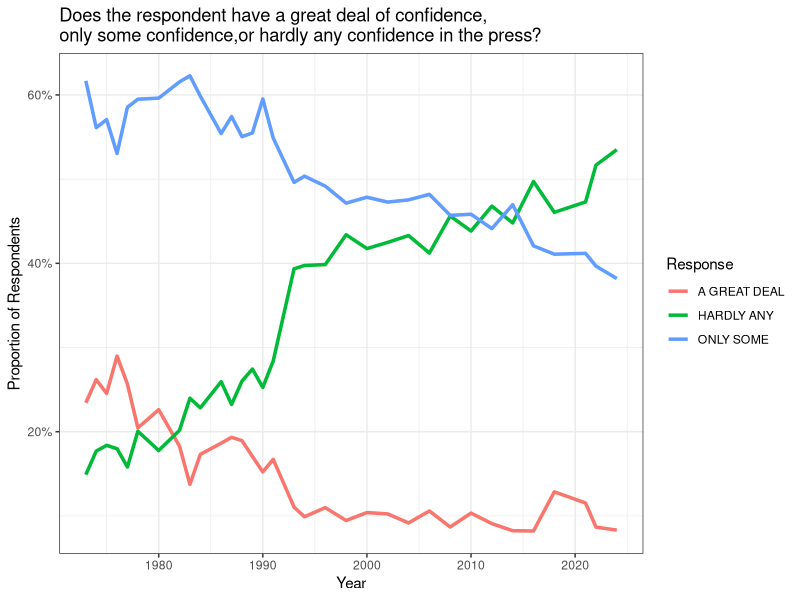
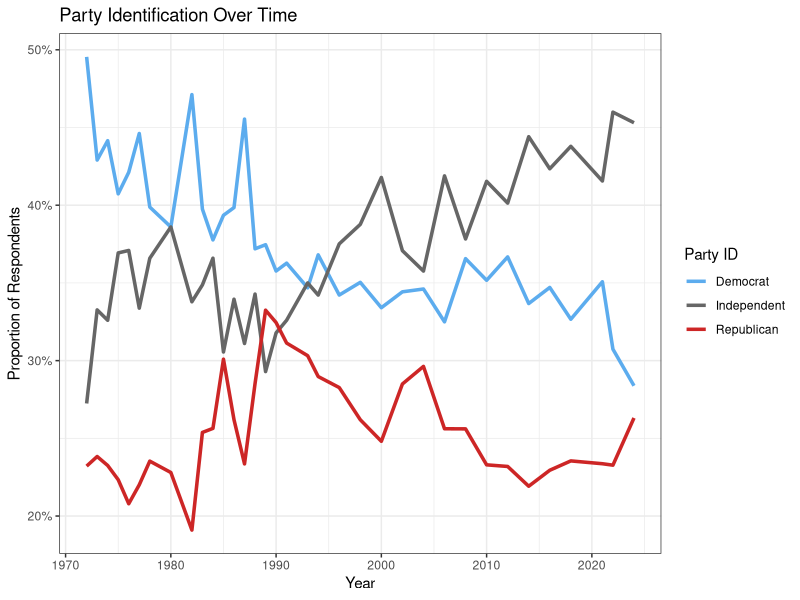
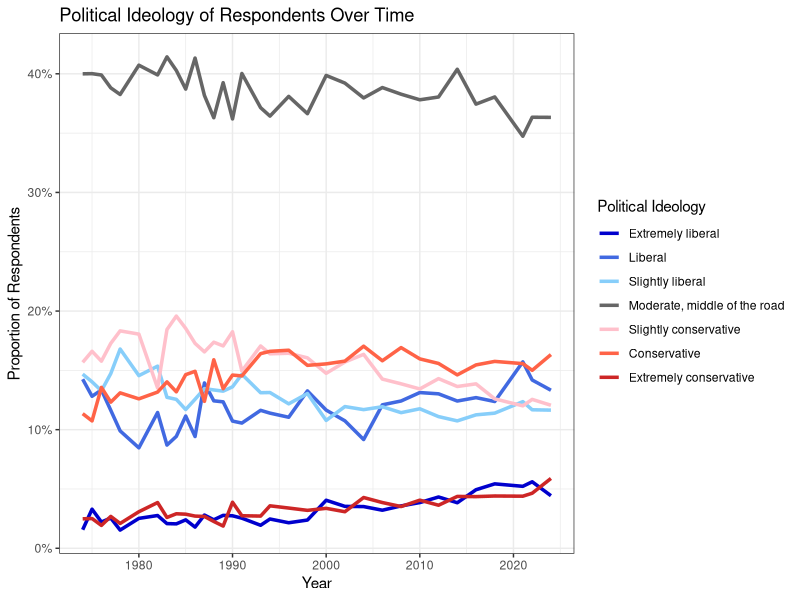
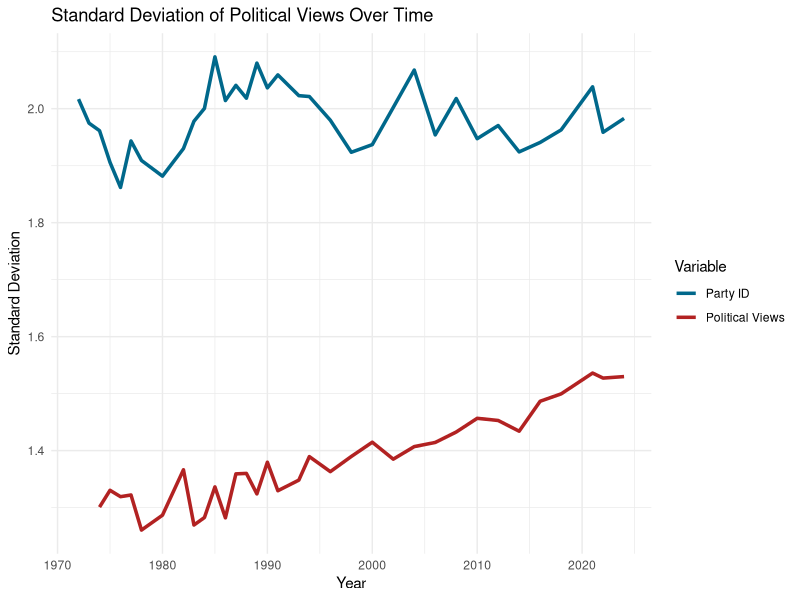
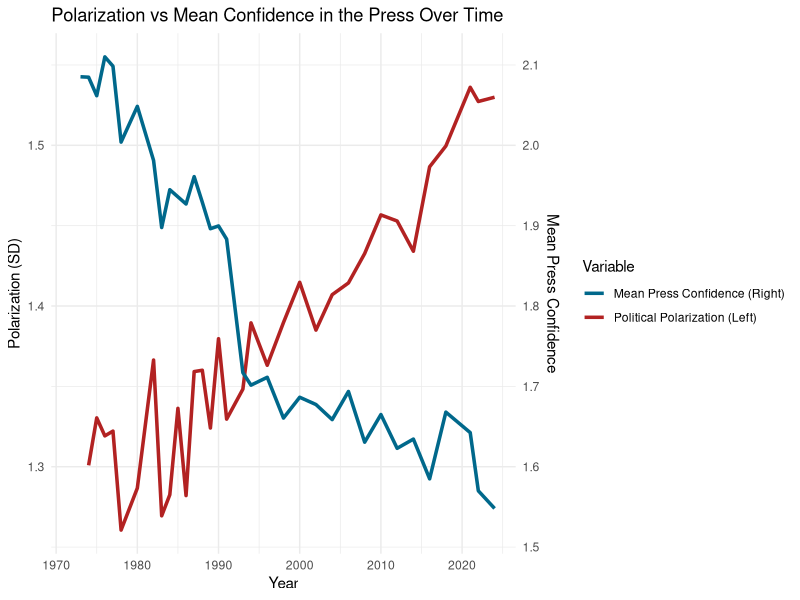
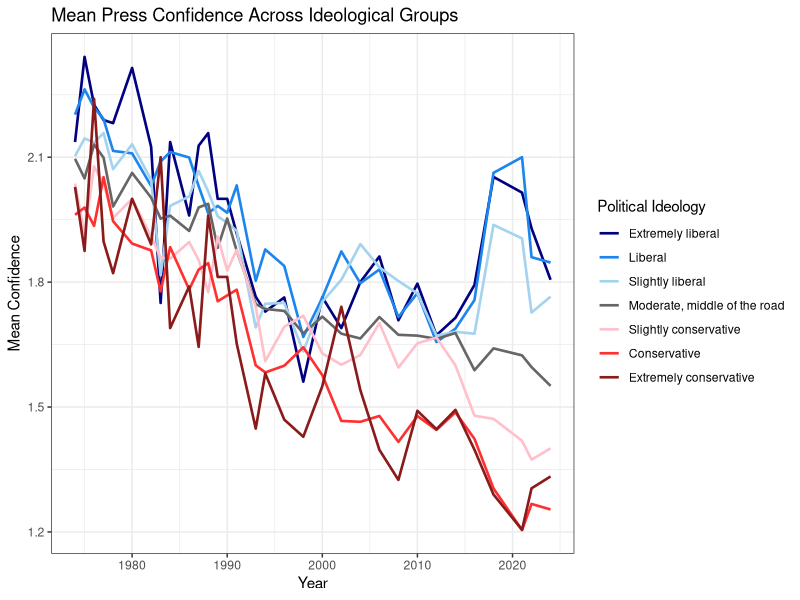
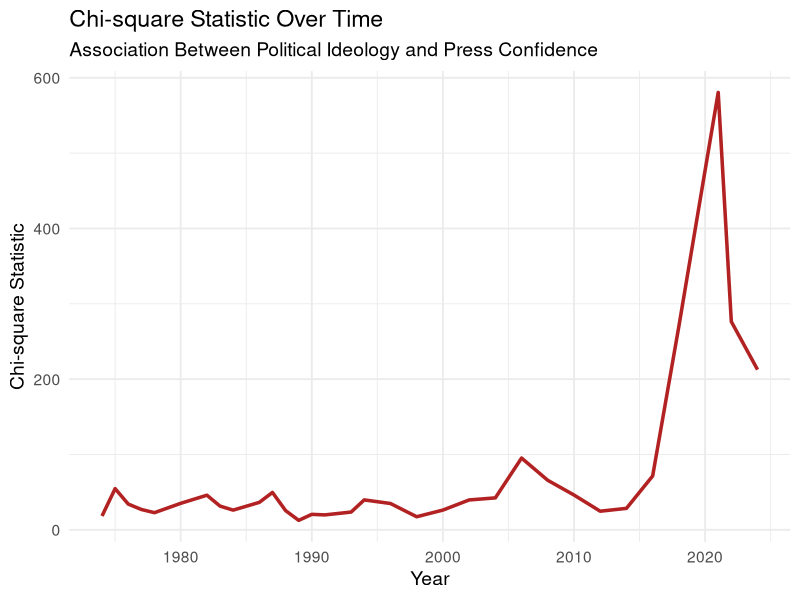
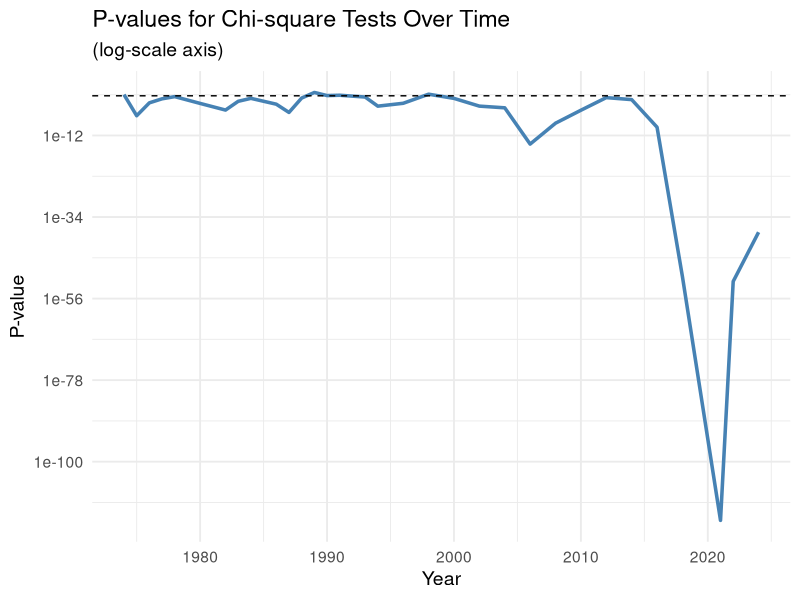

These charts were generated, in order, by the following R code:
## ---- chunk 1
### Load packages
library(tidyverse)
library(readxl)
library(zoo)
library(boot)

### Load data
gss_raw <- read_excel("data/gss_press.xlsx")
## ---- chunk 2
gss <- gss_raw %>%
  mutate(partyid  = ifelse(partyid %in% c(".n:  No answer",
                                          ".d:  Do not Know/Cannot Choose"),
                           NA, partyid),
         conpress = ifelse(conpress %in% c("ONLY SOME",
                                           "HARDLY ANY",
                                           "A GREAT DEAL"),
                           conpress,NA),
         polviews = ifelse(polviews %in% c(".i:  Inapplicable",
                                           ".d:  Do not Know/Cannot Choose",
                                           ".n:  No answer",
                                           ".s:  Skipped on Web"), 
                           NA, polviews)) %>%
  mutate(party3 = case_when(
    partyid %in% c("Strong democrat", 
                   "Not very strong democrat") ~ "Democrat",
    partyid %in% c("Strong republican",
                   "Not very strong republican") ~ "Republican",
    partyid %in% c("Independent (neither, no response)",
                   "Independent, close to republican",
                   "Independent, close to democrat") ~ "Independent")) %>%
  mutate(year = as.numeric(year),
         id_ = as.numeric(id_))

gss_balanced <- gss %>% drop_na()
## ---- chunk 3
# Get counts and proportion for each answer per years
conpress <- gss %>%
  group_by(year,conpress) %>%
  summarise(n = n(), .groups="drop") %>%
  group_by(year) %>%
  drop_na() %>%
  mutate(prop = n / sum(n))

ggplot(conpress, aes(x = year, y = prop, color = conpress)) + 
  geom_line(linewidth = 1.2) + 
  scale_y_continuous(labels = scales::percent) +
  labs(
    title = "Does the respondent have a great deal of confidence,
only some confidence,or hardly any confidence in the press?",
    x = "Year",
    y = "Proportion of Respondents",
    color = "Response"
  ) +
  theme_bw() 
## ---- chunk 4
gss_party_agg <- gss %>%
  group_by(year, party3) %>%
  summarise(n = n(), .groups="drop") %>%
  group_by(year) %>%
  drop_na() %>%
  mutate(prop = n / sum(n))
  
ggplot(gss_party_agg, aes(x = year, y = prop, color = party3)) +
  geom_line(linewidth = 1.2) +
  scale_y_continuous(labels = scales::percent) +
  scale_color_manual(name = "Party ID",
                     values = c("Democrat" = "steelblue2",
                                "Independent" = "gray40",
                                "Republican" = "firebrick3")) +
  labs(
    title = "Party Identification Over Time",
    x = "Year",
    y = "Proportion of Respondents",
    color = "Party ID"
  ) +
  theme_bw() 

## ---- chunk 5
polviews <- gss %>%
  mutate(polviews = factor(polviews,
                           levels = c("Extremely liberal",
                                      "Liberal",
                                      "Slightly liberal",
                                      "Moderate, middle of the road",
                                      "Slightly conservative",
                                      "Conservative",
                                      "Extremely conservative"))) %>%
  group_by(year,polviews) %>%
  summarise(n = n(), .groups="drop") %>%
  group_by(year) %>%
  drop_na() %>%
  mutate(prop = n / sum(n))

ggplot(polviews, aes(x = year, y = prop, color = polviews)) +
  geom_line(linewidth = 1.2) +
  scale_y_continuous(labels = scales::percent) +
  scale_color_manual(name = "Political Ideology",
                     values = c("Extremely liberal" = "blue3",
                                "Liberal" = "royalblue",
                                "Slightly liberal" = "lightskyblue",
                                "Moderate, middle of the road" = "gray40",
                                "Slightly conservative" = "pink",
                                "Conservative" = "tomato",
                                "Extremely conservative" = "firebrick3")) +
  labs(
    title = "Political Ideology of Respondents Over Time",
    x = "Year",
    y = "Proportion of Respondents",
    color = "Political Ideology"
  ) +
  theme_bw()

## ---- chunk 6
gss <- gss %>% 
  mutate(partyid_num = ifelse(partyid == "Strong democrat", 1, 
                               ifelse(partyid == "Not very strong democrat", 2, 
                                      ifelse(partyid == "Independent, close to democrat", 3,
                                             ifelse(partyid == "Independent (neither, no response)", 4,
                                                    ifelse(partyid == "Independent, close to republican", 5, 
                                                           ifelse(partyid == "Not very strong republican", 6, 
                                                                  ifelse(partyid == "Strong republican", 7, NA))))))))

gss <- gss %>%
  mutate(polviews_num = ifelse(polviews == "Extremely liberal", 1, 
                               ifelse(polviews == "Liberal", 2, 
                                      ifelse(polviews == "Slightly liberal", 3,
                                             ifelse(polviews == "Moderate, middle of the road", 4,
                                                    ifelse(polviews == "Slightly conservative", 5, 
                                                           ifelse(polviews == "Conservative", 6, 
                                                                  ifelse(polviews == "Extremely conservative", 7, NA))))))))

spread_by_year <- gss %>%
  group_by(year) %>%
  summarise(
    sd_pol = sd(polviews_num, na.rm = TRUE),
    sd_pid = sd(partyid_num, na.rm = TRUE),
    n = sum(!is.na(polviews_num))
  )

ggplot(data=spread_by_year,aes(x=year)) + 
  geom_line(linewidth = 1.2, aes(y=sd_pol, color="Political Views")) + 
  geom_line(linewidth = 1.2, aes(y=sd_pid, color="Party ID")) + 
  scale_color_manual(name = "Variable",
                     values = c("Political Views" = "firebrick",
                                "Party ID" = "deepskyblue4")) +
  labs(title = "Standard Deviation of Political Views Over Time",
       x = "Year",
       y = "Standard Deviation") + 
  theme_minimal()
## ---- chunk 7
N <- 5000

# function to compute SD
boot_sd <- function(data, idx) {
  sd(data[idx], na.rm = TRUE)
}

early <- gss$polviews_num[gss$year < 1998]
late  <- gss$polviews_num[gss$year >= 1998]

boot_early <- boot(early, boot_sd, R = N)
boot_late  <- boot(late, boot_sd, R = N)

boot.ci(boot_late, type="perc")
boot.ci(boot_early, type="perc")

# Compare distributions or compute CI of difference
sd_diff <- boot_late$t - boot_early$t
quantile(sd_diff, c(.025, .975))
## ---- chunk 8
press_pol <- gss %>%
  mutate(conpress_num = case_when(
    conpress == "HARDLY ANY" ~ 1,
    conpress == "ONLY SOME" ~ 2,
    conpress == "A GREAT DEAL" ~ 3)) %>%
  group_by(year) %>%
  summarise(mean_conf = mean(conpress_num, na.rm = TRUE)) %>%
  right_join(spread_by_year, by = "year") %>%
  arrange(year) %>%
  mutate(mean_conf = na.approx(mean_conf, x = year, na.rm = FALSE),
         sd_pol    = na.approx(sd_pol,    x = year, na.rm = FALSE))

ggplot(press_pol, aes(x = year)) +
  geom_line(aes(y = sd_pol, color = "Political Polarization (Left)"), 
            linewidth=1.2) +
  geom_line(aes(y = 0.5 * mean_conf + 0.5, color = "Mean Press Confidence (Right)"), 
            linewidth=1.2) +
  scale_y_continuous(name = "Polarization (SD)",
                     sec.axis = sec_axis(~ (. - .5) / .5, 
                                         name = "Mean Press Confidence")) +
  scale_color_manual(values = c("Political Polarization (Left)" = "firebrick",
                                "Mean Press Confidence (Right)" = "deepskyblue4")) +
  labs(title="Polarization vs Mean Confidence in the Press Over Time",
       x="Year",
       color="Variable") +
  theme_minimal()
## ---- chunk 9
mean_by_pol <- gss %>%
  mutate(conpress_num = case_when(
    conpress == "HARDLY ANY" ~ 1,
    conpress == "ONLY SOME" ~ 2,
    conpress == "A GREAT DEAL" ~ 3
  )) %>%
  mutate(polviews_cat = polviews) %>%
  group_by(year, polviews_cat) %>%
  summarise(mean_conf = mean(conpress_num, na.rm=TRUE), .groups="drop") %>%
  filter(!is.na(polviews_cat)) %>%
  group_by(polviews_cat) %>%
  arrange(year) %>%
  mutate(mean_conf = na.approx(mean_conf, x = year, na.rm = FALSE)) %>%
  ungroup() %>%
  mutate(polviews_cat = factor(polviews_cat,
                           levels = c("Extremely liberal",
                                      "Liberal",
                                      "Slightly liberal",
                                      "Moderate, middle of the road",
                                      "Slightly conservative",
                                      "Conservative",
                                      "Extremely conservative")))

ggplot(mean_by_pol, aes(x = year, y = mean_conf, 
                        group = polviews_cat, color = polviews_cat)) +
  geom_line(linewidth = 0.9) +
  scale_color_manual(name = "Political Ideology",
                     values = c("Extremely liberal" = "navyblue",
                                "Liberal" = "dodgerblue2",
                                "Slightly liberal" = "lightskyblue2",
                                "Moderate, middle of the road" = "gray40",
                                "Slightly conservative" = "pink",
                                "Conservative" = "firebrick1",
                                "Extremely conservative" = "firebrick4")) +
  labs(
    title = "Mean Press Confidence Across Ideological Groups",
    x = "Year",
    y = "Mean Confidence",
    color = "Political Ideology"
  ) +
  theme_bw()
## ---- chunk 10
chisq.test(table(gss$polviews, gss$conpress))
## ---- chunk 11
gss_chisq <- gss %>%
  filter(!is.na(polviews), !is.na(conpress)) %>%
  mutate(polviews = factor(polviews),
         conpress = factor(conpress))

chi_by_year <- gss_chisq %>%
  group_by(year) %>%
  summarise(
    chisq = list(chisq.test(table(polviews, conpress)))
  ) %>%
  mutate(
    statistic = map_dbl(chisq, "statistic"),
    p_value   = map_dbl(chisq, "p.value"),
    df        = map_dbl(chisq, ~ .x$parameter)
  ) %>%
  select(-chisq)

ggplot(chi_by_year, aes(x = year, y = statistic)) +
  geom_line(linewidth = 1.2, color = "firebrick") +
  labs(
    title = "Chi-square Statistic Over Time",
    subtitle = "Association Between Political Ideology and Press Confidence",
    x = "Year",
    y = "Chi-square Statistic"
  ) +
  theme_minimal(base_size = 14)

ggplot(chi_by_year, aes(x = year, y = p_value)) +
  geom_line(linewidth = 1.2, color = "steelblue") +
  geom_hline(yintercept = 0.05, linetype = "dashed") +
  scale_y_continuous(trans = "log10") +
  labs(
    title = "P-values for Chi-square Tests Over Time",
    subtitle = "(log-scale axis)",
    x = "Year",
    y = "P-value"
  ) +
  theme_minimal(base_size = 14)
